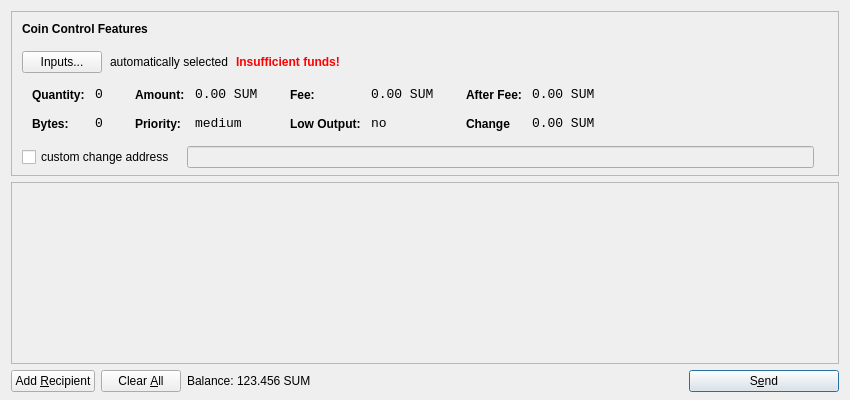
<?xml version="1.0" encoding="UTF-8"?>
<ui version="4.0">
 <class>SendCoinsDialog</class>
 <widget class="QDialog" name="SendCoinsDialog">
  <property name="geometry">
   <rect>
    <x>0</x>
    <y>0</y>
    <width>850</width>
    <height>400</height>
   </rect>
  </property>
  <property name="windowTitle">
   <string>Send Coins</string>
  </property>
  <layout class="QVBoxLayout" name="verticalLayout" stretch="0,1,0">
   <property name="bottomMargin">
    <number>8</number>
   </property>
   <item>
    <widget class="QFrame" name="frameCoinControl">
     <property name="sizePolicy">
      <sizepolicy hsizetype="Expanding" vsizetype="Expanding">
       <horstretch>0</horstretch>
       <verstretch>0</verstretch>
      </sizepolicy>
     </property>
     <property name="maximumSize">
      <size>
       <width>16777215</width>
       <height>16777215</height>
      </size>
     </property>
     <property name="frameShape">
      <enum>QFrame::StyledPanel</enum>
     </property>
     <property name="frameShadow">
      <enum>QFrame::Sunken</enum>
     </property>
     <layout class="QVBoxLayout" name="verticalLayoutCoinControl2">
      <property name="spacing">
       <number>-1</number>
      </property>
      <property name="leftMargin">
       <number>0</number>
      </property>
      <property name="topMargin">
       <number>0</number>
      </property>
      <property name="rightMargin">
       <number>0</number>
      </property>
      <property name="bottomMargin">
       <number>6</number>
      </property>
      <item>
       <layout class="QVBoxLayout" name="verticalLayoutCoinControl" stretch="0,0,0,0,1">
        <property name="spacing">
         <number>0</number>
        </property>
        <property name="leftMargin">
         <number>10</number>
        </property>
        <property name="topMargin">
         <number>10</number>
        </property>
        <item>
         <layout class="QHBoxLayout" name="horizontalLayoutCoinControl1">
          <property name="bottomMargin">
           <number>15</number>
          </property>
          <item>
           <widget class="QLabel" name="labelCoinControlFeatures">
            <property name="sizePolicy">
             <sizepolicy hsizetype="Preferred" vsizetype="Maximum">
              <horstretch>0</horstretch>
              <verstretch>0</verstretch>
             </sizepolicy>
            </property>
            <property name="font">
             <font>
              <weight>75</weight>
              <bold>true</bold>
             </font>
            </property>
            <property name="styleSheet">
             <string notr="true">font-weight:bold;</string>
            </property>
            <property name="text">
             <string>Coin Control Features</string>
            </property>
           </widget>
          </item>
         </layout>
        </item>
        <item>
         <layout class="QHBoxLayout" name="horizontalLayoutCoinControl2" stretch="0,0,0,0">
          <property name="spacing">
           <number>8</number>
          </property>
          <property name="bottomMargin">
           <number>10</number>
          </property>
          <item>
           <widget class="QPushButton" name="pushButtonCoinControl">
            <property name="styleSheet">
             <string notr="true"/>
            </property>
            <property name="text">
             <string>Inputs...</string>
            </property>
           </widget>
          </item>
          <item>
           <widget class="QLabel" name="labelCoinControlAutomaticallySelected">
            <property name="text">
             <string>automatically selected</string>
            </property>
            <property name="margin">
             <number>5</number>
            </property>
           </widget>
          </item>
          <item>
           <widget class="QLabel" name="labelCoinControlInsuffFunds">
            <property name="font">
             <font>
              <weight>75</weight>
              <bold>true</bold>
             </font>
            </property>
            <property name="styleSheet">
             <string notr="true">color:red;font-weight:bold;</string>
            </property>
            <property name="text">
             <string>Insufficient funds!</string>
            </property>
            <property name="margin">
             <number>5</number>
            </property>
           </widget>
          </item>
          <item>
           <spacer name="horizontalSpacerCoinControl">
            <property name="orientation">
             <enum>Qt::Horizontal</enum>
            </property>
            <property name="sizeHint" stdset="0">
             <size>
              <width>40</width>
              <height>1</height>
             </size>
            </property>
           </spacer>
          </item>
         </layout>
        </item>
        <item>
         <widget class="QWidget" name="widgetCoinControl" native="true">
          <property name="sizePolicy">
           <sizepolicy hsizetype="Preferred" vsizetype="Preferred">
            <horstretch>0</horstretch>
            <verstretch>0</verstretch>
           </sizepolicy>
          </property>
          <property name="minimumSize">
           <size>
            <width>0</width>
            <height>0</height>
           </size>
          </property>
          <property name="styleSheet">
           <string notr="true"/>
          </property>
          <layout class="QHBoxLayout" name="horizontalLayoutCoinControl5">
           <property name="margin">
            <number>0</number>
           </property>
           <item>
            <layout class="QHBoxLayout" name="horizontalLayoutCoinControl3" stretch="0,0,0,1">
             <property name="spacing">
              <number>20</number>
             </property>
             <property name="topMargin">
              <number>0</number>
             </property>
             <property name="bottomMargin">
              <number>10</number>
             </property>
             <item>
              <layout class="QFormLayout" name="formLayoutCoinControl1">
               <property name="horizontalSpacing">
                <number>10</number>
               </property>
               <property name="verticalSpacing">
                <number>14</number>
               </property>
               <property name="leftMargin">
                <number>10</number>
               </property>
               <property name="topMargin">
                <number>4</number>
               </property>
               <property name="rightMargin">
                <number>6</number>
               </property>
               <item row="0" column="0">
                <widget class="QLabel" name="labelCoinControlQuantityText">
                 <property name="styleSheet">
                  <string notr="true">font-weight:bold;</string>
                 </property>
                 <property name="text">
                  <string>Quantity:</string>
                 </property>
                 <property name="margin">
                  <number>0</number>
                 </property>
                </widget>
               </item>
               <item row="0" column="1">
                <widget class="QLabel" name="labelCoinControlQuantity">
                 <property name="font">
                  <font>
                   <family>Monospace</family>
                   <pointsize>10</pointsize>
                  </font>
                 </property>
                 <property name="cursor">
                  <cursorShape>IBeamCursor</cursorShape>
                 </property>
                 <property name="contextMenuPolicy">
                  <enum>Qt::ActionsContextMenu</enum>
                 </property>
                 <property name="text">
                  <string>0</string>
                 </property>
                 <property name="margin">
                  <number>0</number>
                 </property>
                 <property name="textInteractionFlags">
                  <set>Qt::LinksAccessibleByMouse|Qt::TextSelectableByKeyboard|Qt::TextSelectableByMouse</set>
                 </property>
                </widget>
               </item>
               <item row="1" column="0">
                <widget class="QLabel" name="labelCoinControlBytesText">
                 <property name="styleSheet">
                  <string notr="true">font-weight:bold;</string>
                 </property>
                 <property name="text">
                  <string>Bytes:</string>
                 </property>
                </widget>
               </item>
               <item row="1" column="1">
                <widget class="QLabel" name="labelCoinControlBytes">
                 <property name="font">
                  <font>
                   <family>Monospace</family>
                   <pointsize>10</pointsize>
                  </font>
                 </property>
                 <property name="cursor">
                  <cursorShape>IBeamCursor</cursorShape>
                 </property>
                 <property name="contextMenuPolicy">
                  <enum>Qt::ActionsContextMenu</enum>
                 </property>
                 <property name="text">
                  <string>0</string>
                 </property>
                 <property name="textInteractionFlags">
                  <set>Qt::LinksAccessibleByMouse|Qt::TextSelectableByKeyboard|Qt::TextSelectableByMouse</set>
                 </property>
                </widget>
               </item>
              </layout>
             </item>
             <item>
              <layout class="QFormLayout" name="formLayoutCoinControl2">
               <property name="horizontalSpacing">
                <number>10</number>
               </property>
               <property name="verticalSpacing">
                <number>14</number>
               </property>
               <property name="leftMargin">
                <number>6</number>
               </property>
               <property name="topMargin">
                <number>4</number>
               </property>
               <property name="rightMargin">
                <number>6</number>
               </property>
               <item row="0" column="0">
                <widget class="QLabel" name="labelCoinControlAmountText">
                 <property name="styleSheet">
                  <string notr="true">font-weight:bold;</string>
                 </property>
                 <property name="text">
                  <string>Amount:</string>
                 </property>
                 <property name="margin">
                  <number>0</number>
                 </property>
                </widget>
               </item>
               <item row="0" column="1">
                <widget class="QLabel" name="labelCoinControlAmount">
                 <property name="font">
                  <font>
                   <family>Monospace</family>
                   <pointsize>10</pointsize>
                  </font>
                 </property>
                 <property name="cursor">
                  <cursorShape>IBeamCursor</cursorShape>
                 </property>
                 <property name="contextMenuPolicy">
                  <enum>Qt::ActionsContextMenu</enum>
                 </property>
                 <property name="text">
                  <string>0.00 SUM</string>
                 </property>
                 <property name="textInteractionFlags">
                  <set>Qt::LinksAccessibleByMouse|Qt::TextSelectableByKeyboard|Qt::TextSelectableByMouse</set>
                 </property>
                </widget>
               </item>
               <item row="1" column="0">
                <widget class="QLabel" name="labelCoinControlPriorityText">
                 <property name="styleSheet">
                  <string notr="true">font-weight:bold;</string>
                 </property>
                 <property name="text">
                  <string>Priority:</string>
                 </property>
                </widget>
               </item>
               <item row="1" column="1">
                <widget class="QLabel" name="labelCoinControlPriority">
                 <property name="font">
                  <font>
                   <family>Monospace</family>
                   <pointsize>10</pointsize>
                  </font>
                 </property>
                 <property name="cursor">
                  <cursorShape>IBeamCursor</cursorShape>
                 </property>
                 <property name="contextMenuPolicy">
                  <enum>Qt::ActionsContextMenu</enum>
                 </property>
                 <property name="text">
                  <string>medium</string>
                 </property>
                 <property name="textInteractionFlags">
                  <set>Qt::LinksAccessibleByMouse|Qt::TextSelectableByKeyboard|Qt::TextSelectableByMouse</set>
                 </property>
                </widget>
               </item>
              </layout>
             </item>
             <item>
              <layout class="QFormLayout" name="formLayoutCoinControl3">
               <property name="horizontalSpacing">
                <number>10</number>
               </property>
               <property name="verticalSpacing">
                <number>14</number>
               </property>
               <property name="leftMargin">
                <number>6</number>
               </property>
               <property name="topMargin">
                <number>4</number>
               </property>
               <property name="rightMargin">
                <number>6</number>
               </property>
               <item row="0" column="0">
                <widget class="QLabel" name="labelCoinControlFeeText">
                 <property name="styleSheet">
                  <string notr="true">font-weight:bold;</string>
                 </property>
                 <property name="text">
                  <string>Fee:</string>
                 </property>
                 <property name="margin">
                  <number>0</number>
                 </property>
                </widget>
               </item>
               <item row="0" column="1">
                <widget class="QLabel" name="labelCoinControlFee">
                 <property name="font">
                  <font>
                   <family>Monospace</family>
                   <pointsize>10</pointsize>
                  </font>
                 </property>
                 <property name="cursor">
                  <cursorShape>IBeamCursor</cursorShape>
                 </property>
                 <property name="contextMenuPolicy">
                  <enum>Qt::ActionsContextMenu</enum>
                 </property>
                 <property name="text">
                  <string>0.00 SUM</string>
                 </property>
                 <property name="textInteractionFlags">
                  <set>Qt::LinksAccessibleByMouse|Qt::TextSelectableByKeyboard|Qt::TextSelectableByMouse</set>
                 </property>
                </widget>
               </item>
               <item row="1" column="0">
                <widget class="QLabel" name="labelCoinControlLowOutputText">
                 <property name="styleSheet">
                  <string notr="true">font-weight:bold;</string>
                 </property>
                 <property name="text">
                  <string>Low Output:</string>
                 </property>
                </widget>
               </item>
               <item row="1" column="1">
                <widget class="QLabel" name="labelCoinControlLowOutput">
                 <property name="font">
                  <font>
                   <family>Monospace</family>
                   <pointsize>10</pointsize>
                  </font>
                 </property>
                 <property name="cursor">
                  <cursorShape>IBeamCursor</cursorShape>
                 </property>
                 <property name="contextMenuPolicy">
                  <enum>Qt::ActionsContextMenu</enum>
                 </property>
                 <property name="text">
                  <string>no</string>
                 </property>
                 <property name="textInteractionFlags">
                  <set>Qt::LinksAccessibleByMouse|Qt::TextSelectableByKeyboard|Qt::TextSelectableByMouse</set>
                 </property>
                </widget>
               </item>
              </layout>
             </item>
             <item>
              <layout class="QFormLayout" name="formLayoutCoinControl4">
               <property name="horizontalSpacing">
                <number>10</number>
               </property>
               <property name="verticalSpacing">
                <number>14</number>
               </property>
               <property name="leftMargin">
                <number>6</number>
               </property>
               <property name="topMargin">
                <number>4</number>
               </property>
               <property name="rightMargin">
                <number>6</number>
               </property>
               <item row="0" column="0">
                <widget class="QLabel" name="labelCoinControlAfterFeeText">
                 <property name="styleSheet">
                  <string notr="true">font-weight:bold;</string>
                 </property>
                 <property name="text">
                  <string>After Fee:</string>
                 </property>
                 <property name="margin">
                  <number>0</number>
                 </property>
                </widget>
               </item>
               <item row="0" column="1">
                <widget class="QLabel" name="labelCoinControlAfterFee">
                 <property name="font">
                  <font>
                   <family>Monospace</family>
                   <pointsize>10</pointsize>
                  </font>
                 </property>
                 <property name="cursor">
                  <cursorShape>IBeamCursor</cursorShape>
                 </property>
                 <property name="contextMenuPolicy">
                  <enum>Qt::ActionsContextMenu</enum>
                 </property>
                 <property name="text">
                  <string>0.00 SUM</string>
                 </property>
                 <property name="textInteractionFlags">
                  <set>Qt::LinksAccessibleByMouse|Qt::TextSelectableByKeyboard|Qt::TextSelectableByMouse</set>
                 </property>
                </widget>
               </item>
               <item row="1" column="0">
                <widget class="QLabel" name="labelCoinControlChangeText">
                 <property name="styleSheet">
                  <string notr="true">font-weight:bold;</string>
                 </property>
                 <property name="text">
                  <string>Change</string>
                 </property>
                </widget>
               </item>
               <item row="1" column="1">
                <widget class="QLabel" name="labelCoinControlChange">
                 <property name="font">
                  <font>
                   <family>Monospace</family>
                   <pointsize>10</pointsize>
                  </font>
                 </property>
                 <property name="cursor">
                  <cursorShape>IBeamCursor</cursorShape>
                 </property>
                 <property name="contextMenuPolicy">
                  <enum>Qt::ActionsContextMenu</enum>
                 </property>
                 <property name="text">
                  <string>0.00 SUM</string>
                 </property>
                 <property name="textInteractionFlags">
                  <set>Qt::LinksAccessibleByMouse|Qt::TextSelectableByKeyboard|Qt::TextSelectableByMouse</set>
                 </property>
                </widget>
               </item>
              </layout>
             </item>
            </layout>
           </item>
          </layout>
         </widget>
        </item>
        <item>
         <layout class="QHBoxLayout" name="horizontalLayoutCoinControl4" stretch="0,0,0">
          <property name="spacing">
           <number>12</number>
          </property>
          <property name="sizeConstraint">
           <enum>QLayout::SetDefaultConstraint</enum>
          </property>
          <property name="topMargin">
           <number>5</number>
          </property>
          <property name="rightMargin">
           <number>5</number>
          </property>
          <item>
           <widget class="QCheckBox" name="checkBoxCoinControlChange">
            <property name="text">
             <string>custom change address</string>
            </property>
           </widget>
          </item>
          <item>
           <widget class="QLineEdit" name="lineEditCoinControlChange">
            <property name="enabled">
             <bool>false</bool>
            </property>
            <property name="sizePolicy">
             <sizepolicy hsizetype="Expanding" vsizetype="Fixed">
              <horstretch>0</horstretch>
              <verstretch>0</verstretch>
             </sizepolicy>
            </property>
           </widget>
          </item>
          <item>
           <widget class="QLabel" name="labelCoinControlChangeLabel">
            <property name="sizePolicy">
             <sizepolicy hsizetype="Preferred" vsizetype="Expanding">
              <horstretch>0</horstretch>
              <verstretch>0</verstretch>
             </sizepolicy>
            </property>
            <property name="minimumSize">
             <size>
              <width>0</width>
              <height>0</height>
             </size>
            </property>
            <property name="text">
             <string/>
            </property>
            <property name="margin">
             <number>3</number>
            </property>
           </widget>
          </item>
         </layout>
        </item>
        <item>
         <spacer name="verticalSpacerCoinControl">
          <property name="orientation">
           <enum>Qt::Vertical</enum>
          </property>
          <property name="sizeHint" stdset="0">
           <size>
            <width>800</width>
            <height>1</height>
           </size>
          </property>
         </spacer>
        </item>
       </layout>
      </item>
     </layout>
    </widget>
   </item>
   <item>
    <widget class="QScrollArea" name="scrollArea">
     <property name="widgetResizable">
      <bool>true</bool>
     </property>
     <widget class="QWidget" name="scrollAreaWidgetContents">
      <property name="geometry">
       <rect>
        <x>0</x>
        <y>0</y>
        <width>830</width>
        <height>165</height>
       </rect>
      </property>
      <layout class="QVBoxLayout" name="verticalLayout_2">
       <property name="margin">
        <number>0</number>
       </property>
       <item>
        <layout class="QVBoxLayout" name="entries">
         <property name="spacing">
          <number>6</number>
         </property>
        </layout>
       </item>
       <item>
        <spacer name="verticalSpacer">
         <property name="orientation">
          <enum>Qt::Vertical</enum>
         </property>
         <property name="sizeHint" stdset="0">
          <size>
           <width>20</width>
           <height>40</height>
          </size>
         </property>
        </spacer>
       </item>
      </layout>
     </widget>
    </widget>
   </item>
   <item>
    <layout class="QHBoxLayout" name="horizontalLayout">
     <item>
      <widget class="QPushButton" name="addButton">
       <property name="toolTip">
        <string>Send to multiple recipients at once</string>
       </property>
       <property name="text">
        <string>Add &amp;Recipient</string>
       </property>
       <property name="icon">
        <iconset resource="../bitcoin.qrc">
         <normaloff>:/icons/add</normaloff>:/icons/add</iconset>
       </property>
       <property name="autoDefault">
        <bool>false</bool>
       </property>
      </widget>
     </item>
     <item>
      <widget class="QPushButton" name="clearButton">
       <property name="sizePolicy">
        <sizepolicy hsizetype="Minimum" vsizetype="Fixed">
         <horstretch>0</horstretch>
         <verstretch>0</verstretch>
        </sizepolicy>
       </property>
       <property name="toolTip">
        <string>Remove all transaction fields</string>
       </property>
       <property name="text">
        <string>Clear &amp;All</string>
       </property>
       <property name="icon">
        <iconset resource="../bitcoin.qrc">
         <normaloff>:/icons/remove</normaloff>:/icons/remove</iconset>
       </property>
       <property name="autoRepeatDelay">
        <number>300</number>
       </property>
       <property name="autoDefault">
        <bool>false</bool>
       </property>
      </widget>
     </item>
     <item>
      <layout class="QHBoxLayout" name="horizontalLayout_2">
       <property name="spacing">
        <number>3</number>
       </property>
       <item>
        <widget class="QLabel" name="label">
         <property name="sizePolicy">
          <sizepolicy hsizetype="Preferred" vsizetype="Fixed">
           <horstretch>0</horstretch>
           <verstretch>0</verstretch>
          </sizepolicy>
         </property>
         <property name="text">
          <string>Balance:</string>
         </property>
        </widget>
       </item>
       <item>
        <widget class="QLabel" name="labelBalance">
         <property name="sizePolicy">
          <sizepolicy hsizetype="Preferred" vsizetype="Fixed">
           <horstretch>0</horstretch>
           <verstretch>0</verstretch>
          </sizepolicy>
         </property>
         <property name="cursor">
          <cursorShape>IBeamCursor</cursorShape>
         </property>
         <property name="text">
          <string>123.456 SUM</string>
         </property>
         <property name="textInteractionFlags">
          <set>Qt::LinksAccessibleByMouse|Qt::TextSelectableByKeyboard|Qt::TextSelectableByMouse</set>
         </property>
        </widget>
       </item>
      </layout>
     </item>
     <item>
      <spacer name="horizontalSpacer">
       <property name="orientation">
        <enum>Qt::Horizontal</enum>
       </property>
       <property name="sizeHint" stdset="0">
        <size>
         <width>40</width>
         <height>20</height>
        </size>
       </property>
      </spacer>
     </item>
     <item>
      <widget class="QPushButton" name="sendButton">
       <property name="minimumSize">
        <size>
         <width>150</width>
         <height>0</height>
        </size>
       </property>
       <property name="toolTip">
        <string>Confirm the send action</string>
       </property>
       <property name="text">
        <string>S&amp;end</string>
       </property>
       <property name="icon">
        <iconset resource="../bitcoin.qrc">
         <normaloff>:/icons/send</normaloff>:/icons/send</iconset>
       </property>
       <property name="default">
        <bool>true</bool>
       </property>
      </widget>
     </item>
    </layout>
   </item>
  </layout>
 </widget>
 <resources>
  <include location="../bitcoin.qrc"/>
 </resources>
 <connections/>
</ui>
